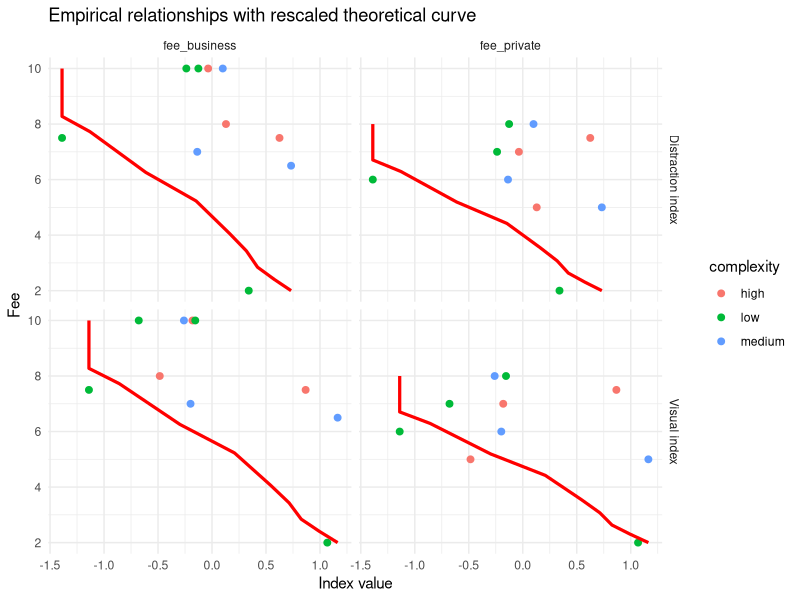

Write R code to recreate this figure.
library(readxl)
library(corrplot)
library(tidyverse)
df <- read_excel("data aukro.xlsx")



# -----------------------------
# 1. Build indices
# -----------------------------
df <- df %>%
  mutate(
    distraction_index = rowMeans(scale(select(.,third_party,banners,sticky, interruption, viewport_area
    )), na.rm = TRUE),
    
    visual_index = rowMeans(scale(select(.,banners,sticky,viewport_area
    )), na.rm = TRUE)
  )

# -----------------------------
# 2. Reshape data for facetting
# -----------------------------
plot_df <- df %>%
  select(
    category,
    distraction_index,
    visual_index,
    fee_private,
    fee_business, complexity
  ) %>%
  pivot_longer(
    cols = c(distraction_index, visual_index),
    names_to = "index_type",
    values_to = "index_value"
  ) %>%
  pivot_longer(
    cols = c( fee_private,
              fee_business),
    names_to = "fee_type",
    values_to = "fee_value"
  ) %>%
  mutate(
    index_type = recode(
      index_type,
      distraction_index = "Distraction index",
      visual_index = "Visual index"
    ),
    fee_type = recode(
      fee_type,
      fee_private = "fee_private",
      fee_business = "fee_business"
    )
  )

# -----------------------------
# 3. Enter theoretical curve points
#    Replace these with your own points
# -----------------------------
theory_df <- data.frame(
  x = c(
    0.00,  # vertical drop start
    0.00,  # vertical drop end
    0.05,
    0.15,
    0.24,
    0.30,
    0.33,
    0.35,
    0.38,
    0.41
  ),
  y = c(
    0.467, # top point
    0.420, # after vertical drop
    0.405,
    0.365,
    0.337,
    0.305,
    0.288,
    0.272,
    0.260,
    0.249
  )
)

# Optional: keep the original sequence if it matters for the shape.
# If your line looks odd, try sorting by x:
# theory_df <- theory_df[order(theory_df$x), ]

# -----------------------------
# 4. Helper function: rescale one vector to a new range
# -----------------------------
rescale_to <- function(x, new_min, new_max) {
  old_min <- min(x, na.rm = TRUE)
  old_max <- max(x, na.rm = TRUE)
  
  if (old_max == old_min) {
    return(rep(mean(c(new_min, new_max)), length(x)))
  }
  
  (x - old_min) / (old_max - old_min) * (new_max - new_min) + new_min
}

# -----------------------------
# 5. Build a rescaled theory curve for each facet
# -----------------------------
facet_ranges <- plot_df %>%
  group_by(index_type, fee_type) %>%
  summarise(
    xmin = min(index_value, na.rm = TRUE),
    xmax = max(index_value, na.rm = TRUE),
    ymin = min(fee_value, na.rm = TRUE),
    ymax = max(fee_value, na.rm = TRUE),
    .groups = "drop"
  )

theory_facet <- bind_rows(lapply(seq_len(nrow(facet_ranges)), function(i) {
  r <- facet_ranges[i, ]
  
  data.frame(
    index_type = r$index_type,
    fee_type   = r$fee_type,
    x = rescale_to(theory_df$x, r$xmin, r$xmax),
    y = rescale_to(theory_df$y, r$ymin, r$ymax)
  )
}))

# -----------------------------
# 6. Plot
# -----------------------------
p <- ggplot(plot_df, aes(x = index_value, y = fee_value, color=complexity)) +
  geom_point(size = 2) +
  geom_line(
    data = theory_facet,
    aes(x = x, y = y, group = interaction(index_type, fee_type)),
    color = "red",
    linetype = "solid",
    linewidth = 1.1,
    inherit.aes = FALSE
  ) +
  facet_grid(index_type ~ fee_type, scales = "free") +
  labs(
    x = "Index value",
    y = "Fee",
    title = "Empirical relationships with rescaled theoretical curve"
  ) +
  theme_minimal()

print(p)
